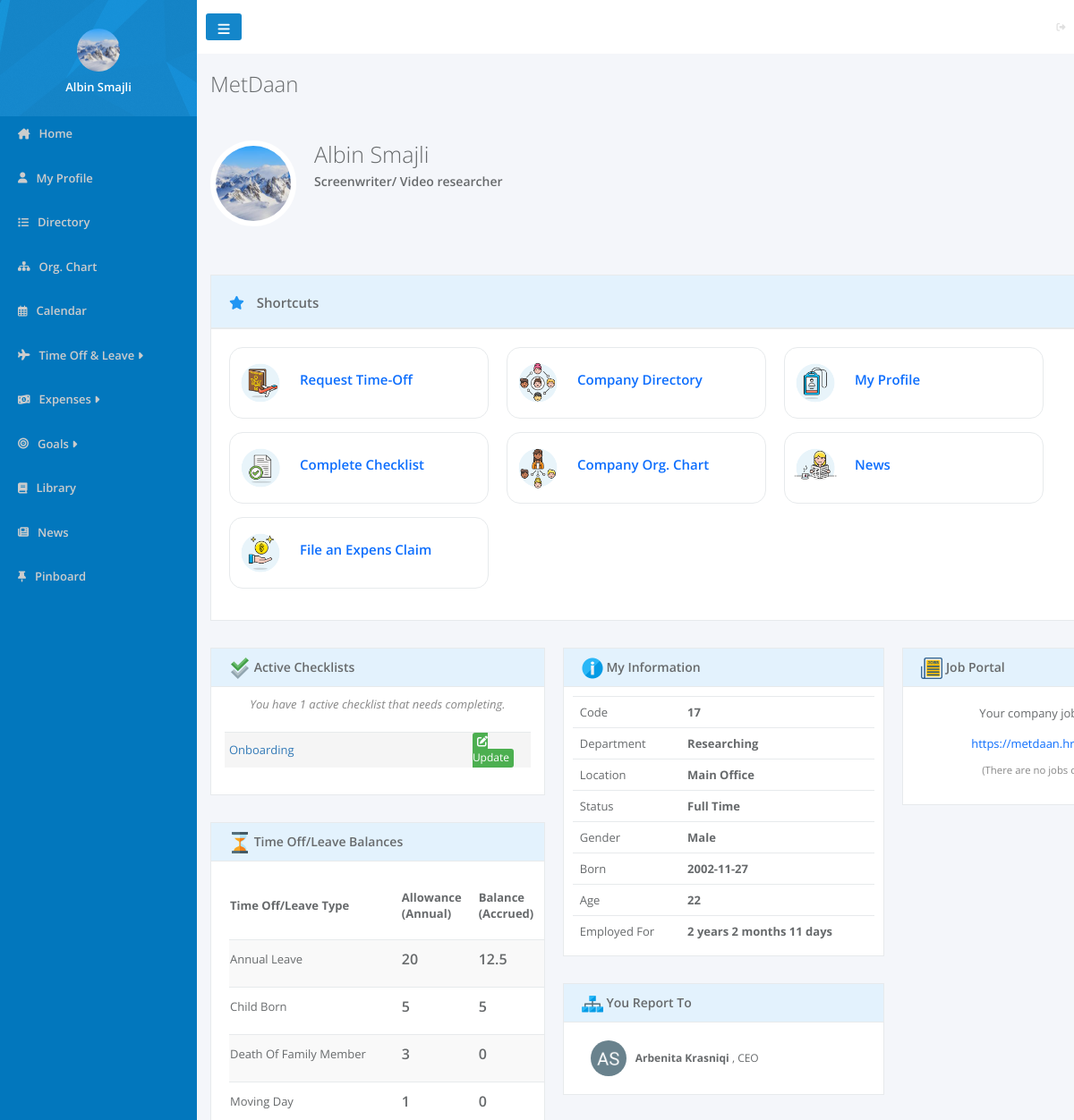
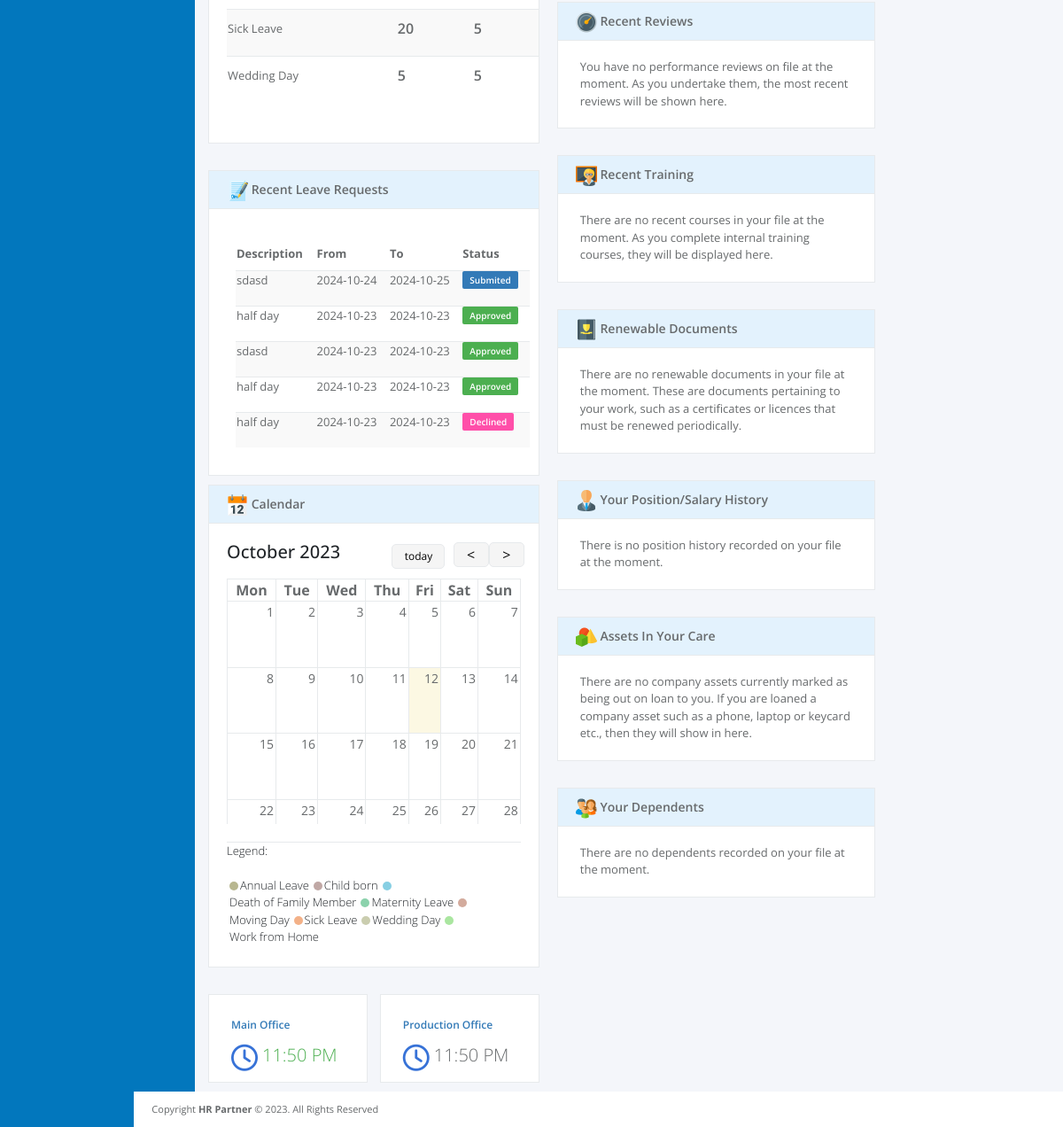
/pages/home.php (signed in), run on the app's committed database (2 pictures, top to bottom).
### tables this page shows
CREATE TABLE `users` (
  `user_id` int(100) NOT NULL,
  `image` varchar(500) DEFAULT NULL,
  `name` varchar(200) NOT NULL,
  `surname` varchar(200) NOT NULL,
  `email` varchar(200) NOT NULL,
  `password` varchar(500) NOT NULL,
  `Position_ID` int(11) DEFAULT NULL,
  `Departament_ID` int(11) DEFAULT NULL,
  `role` int(11) NOT NULL,
  `location` varchar(100) DEFAULT NULL,
  `status` varchar(100) DEFAULT NULL,
  `report_to` int(11) DEFAULT NULL,
  `gender` varchar(10) DEFAULT NULL,
  `born` date DEFAULT NULL,
  `started` date DEFAULT NULL,
  `company` int(11) DEFAULT NULL
);

CREATE TABLE `amountoftimeoff` (
  `id` int(11) NOT NULL,
  `allowance` double NOT NULL,
  `balance` double NOT NULL,
  `planned` double NOT NULL,
  `available` double DEFAULT NULL,
  `time_off_type` int(11) DEFAULT NULL,
  `user_id` int(11) DEFAULT NULL
);

CREATE TABLE `timeofftype` (
  `id` int(11) NOT NULL,
  `time_off` varchar(100) DEFAULT NULL,
  `company_id` int(11) DEFAULT NULL
);

CREATE TABLE `timeoffrequests` (
  `request_id` int(11) NOT NULL,
  `User_ID` int(11) NOT NULL,
  `Head_ID` int(11) NOT NULL,
  `leave_type` varchar(500) NOT NULL,
  `from` date NOT NULL,
  `to` date NOT NULL,
  `duration` double NOT NULL,
  `short_description` varchar(500) NOT NULL,
  `reason` varchar(500) NOT NULL,
  `status` varchar(100) NOT NULL,
  `checkedby` int(11) DEFAULT NULL,
  `checkDate` date DEFAULT NULL,
  `created` date DEFAULT NULL
);

CREATE TABLE `position` (
  `position_id` int(11) NOT NULL,
  `position_name` varchar(100) NOT NULL,
  `Departament_ID` int(11) NOT NULL
);

### pages/home.php (the view, shortened to what the rows shown need)
<?php
require_once '../config.php';
require 'Calendar.php';
$userId = $_SESSION['user_id'];
$companyId = $_SESSION['company'];
$calendar = new Calendar(new CurrentDate(), new CalendarDate());
$calendar->setSundayFirst(false);
$calendar->create();
$currentTime = date('h:i A');
$timeoffQuery = "SELECT * FROM timeofftype LEFT JOIN amountoftimeoff ON timeofftype.id = amountoftimeoff.time_off_type
    where company_id=$companyId and user_id=$userId
    ORDER BY timeofftype.time_off ASC";
$prep = $con->prepare($timeoffQuery);
$prep->execute();
$timeoffs = $prep->fetchAll();
$sql = "  SELECT * FROM users WHERE User_ID = $userId";
$prep = $con->prepare($sql);
$prep->execute();
$data2 = $prep->fetch();
$leaderID = $_SESSION['report_to'];
$sql = "SELECT * from users
        LEFT JOIN position ON users.Position_ID = position.position_id
        LEFT JOIN departament ON users.Departament_ID = departament.departament_id
        WHERE User_ID = $leaderID";
$prep = $con->prepare($sql);
$prep->execute();
$leaderData = $prep->fetch();
$leaderName = $leaderData["name"];
$leaderSurname = $leaderData["surname"];
$leaderPosition = $leaderData["position_name"];
$sql = "SELECT * From timeoffrequests
    WHERE User_ID =$userId
    ORDER BY timeoffrequests.request_id DESC LIMIT 0, 5";
$prep = $con->prepare($sql);
$prep->execute();
$requestDatas = $prep->fetchAll();
?>
<head>
    <link href="https://cdn.jsdelivr.net/npm/bootstrap@5.3.1/dist/css/bootstrap.min.css" rel="stylesheet"
>
    <link rel="stylesheet" href="../css/home.css">
</head>
<body>
    <div>
        <?php include '../template/sidebar.php' ?>
    </div>
    <div id="main">
        <div class="name">
            <?php echo "<h2>" . $_SESSION['company_name'] . "</h2>"; ?>
        </div>
        <div class="homeHead">
            <div class="image">
                <img src="../userIMG/<?= $data2['image'] ?>" alt="" width="120px" height="120px">
            </div>
            <div class="peronal">
                <?php echo '<h2>' . $_SESSION['name'] . '</h2>'; ?>
            </div>
        </div>
        <div class="thirdContainer">
            <div class="leftDiv">
                <div class="timeOff">
                    <div class="timeOffBody">
                        <table class="leavs">
                            <thead>
                                <tr>
                                    <td>Time Off/Leave Type</td>
                                    <td>Allowance <br> (Annual)</td>
                                    <td>Balance <br> (Accrued)</td>
                                </tr>
                            </thead>
                            <tbody>
                                <?php foreach ($timeoffs as $timeoff): ?>
                                    <tr>
                                        <td class="leavType"><?= $timeoff['time_off'] ?> </td>
                                        <td><?= $timeoff['allowance'] ?></td>
                                        <td><?= $timeoff['balance'] ?></td>
                                    </tr>
                                <?php endforeach; ?>
                            </tbody>
                        </table>
                    </div>
                </div>
                <div class="recentLeaveRequests">
                    <div class="recentLeaveRequestsBody">
                        <table class="recentLeave">
                            <thead>
                                <tr>
                                    <td>Description</td>
                                    <td>From</td>
                                    <td>To</td>
                                    <td>Status</td>
                                </tr>
                            </thead>
                            <tbody>
                                <?php foreach ($requestDatas as $requestData): ?>
                                    <tr>
                                        <td>
                                            <?= $requestData['short_description'] ?>
                                        </td>
                                        <td>
                                            <?= $requestData['from'] ?>
                                        </td>
                                        <td>
                                            <?= $requestData['to'] ?>
                                        </td>
                                        <td>
                                            <?php if ($requestData['status'] == 'Submited') { ?>
                                                <span class='submited'>
                                                    <?= $requestData['status'] ?>
                                                </span>
                                            <?php } elseif ($requestData['status'] == 'Approved') { ?>
                                                <span class='approved'>
                                                    <?= $requestData['status'] ?>
                                                </span>
                                            <?php } elseif ($requestData['status'] == 'Declined') { ?>
                                                <span class='decline'>
                                                    <?= $requestData['status'] ?>
                                                </span>
                                            <?php } ?>
                                        </td>
                                    </tr>
                                <?php endforeach; ?>
                            </tbody>
                        </table>
                    </div>
                </div>
                <div class="Calendar">
                    <div class="calendarBody">
                        <div class="calendarTableDiv">
                            <table class="calendarTable">
                                <thead>
                                    <?php foreach ($calendar->getDayLabels() as $dayLabel): ?>
                                        <th>
                                            <?php echo $dayLabel ?>
                                        </th>
                                    <?php endforeach; ?>
                                </thead>
                            </table>
                        </div>
                    </div>
                </div>
                <div class="clocks">
                    <div class="clock1">
                        <div class="clock1-2">
                            <?php echo '<h2>' . $currentTime . '</h2>' ?>
                        </div>
                    </div>
                    <div class="clock2">
                        <div class="clock2-2">
                            <?php echo '<h2>' . $currentTime . '</h2>' ?>
                        </div>
                    </div>
                </div>
            </div>
            <div class="midDiv">
                <div class="MyInfo">
                    <div class="MyInfoBody">
                        <div class="MyInfoContent">
                            <table class="personalInfo">
                                <tbody>
                                    <tr>
                                        <?php echo '<th>' . $_SESSION['user_id'] . '</th>'; ?>
                                    </tr>
                                    <tr>
                                        <?php echo '<th>' . $_SESSION['departament'] . '</th>'; ?>
                                    </tr>
                                    <tr>
                                        <?php echo '<th>' . $_SESSION['location'] . '</th>'; ?>
                                    </tr>
                                    <tr>
                                        <?php echo '<th>' . $_SESSION['status'] . '</th>'; ?>
                                    </tr>
                                    <tr>
                                        <?php if ($_SESSION['gender'] == null) {
                                            echo '<th>  N/A  </th>';
                                        } else {
                                            echo '<th>' . $_SESSION['gender'] . '</th>';
                                        } ?>
                                    </tr>
                                    <tr>
                                        <?php echo '<th>' . $_SESSION['born'] . '</th>'; ?>
                                    </tr>
                                    <tr>
                                        <td>Age</td>
                                        <?php
                                        if (!$_SESSION['born'] == null) {
                                            $currentDate = gmdate('Y-m-d');
                                            $currentDate = date_create($currentDate);
                                            $birthDay = $data2['born'];
                                            $birthDay = date_create($birthDay);
                                            $mosha = date_diff($birthDay, $currentDate);
                                            echo '<th>' . $mosha->y . '</th>';
                                        } else {
                                            echo '<th>  N/A  </th>';
                                        } ?>
                                    </tr>
                                    <tr>
                                        <td>Employed For</td>
                                        <?php
                                        $currentDate = gmdate('Y-m-d');
                                        $currentDate = date_create($currentDate);
                                        $startedDate = $data2['started'];
                                        $startedDate = date_create($startedDate);
                                        $worksFor = date_diff($startedDate, $currentDate);
                                        echo '<th>' . $worksFor->y . ' years ' . $worksFor->m . ' months ' . $worksFor->d . ' days' . '</th>';
                                        ?>
                                    </tr>
                                </tbody>
                            </table>
                        </div>
                    </div>
                </div>
                <div class="ReportsTo">
                    <div class="ReportsToBody">
                        <img src="../images/albin-smajli.png" alt="">
                        <p><Strong><?= $leaderName ?> <?= $leaderSurname ?> </Strong> , <?= $leaderPosition ?></p>
                    </div>
                </div>
            </div>
        </div>
    </div>
</body>
</html>

### template/sidebar.php (shortened to what the rows shown need)
<?php
$sql = "SELECT u.user_id, u.image from users u where user_id=$userId";
$prep = $con->prepare($sql);
$prep->execute();
$userImages = $prep->fetchAll();
?>
<head>
    <link rel="stylesheet" href="../css/index.css">
</head>
<div id="sidebar">
    <div id="profile">
        <?php foreach ($userImages as $userImage): ?>
            <img src="../userIMG/<?= $userImage['image'] ?>" alt="">
        <?php endforeach; ?>
        <?php echo "<h3>" . $_SESSION['name'] . "</h3>"; ?>
    </div>
</div>

### data on the page
users: image (picture), born "22", started "2", started "11"
amountoftimeoff: time_off_type.time_off "Annual Leave", allowance "20", balance "12.5"
amountoftimeoff: time_off_type.time_off "Child Born", allowance "5", balance "5"
amountoftimeoff: time_off_type.time_off "Death Of Family Member", allowance "3", balance "0"
amountoftimeoff: time_off_type.time_off "Moving Day", allowance "1", balance "0"
amountoftimeoff: time_off_type.time_off "Sick Leave", allowance "20", balance "5"
amountoftimeoff: time_off_type.time_off "Wedding Day", allowance "5", balance "5"
timeoffrequests: short_description "sdasd", from "2024-10-24", to "2024-10-25", status "Submited"
timeoffrequests: short_description "half day", from "2024-10-23", to "2024-10-23", status "Approved"
timeoffrequests: short_description "sdasd", from "2024-10-23", to "2024-10-23", status "Approved"
timeoffrequests: short_description "half day", from "2024-10-23", to "2024-10-23", status "Approved"
timeoffrequests: short_description "half day", from "2024-10-23", to "2024-10-23", status "Declined"
users: name "Arbenita", surname "Krasniqi", Position_ID.position_name "CEO"

### other printed values
$_SESSION['name'] "Albin Smajli"
$_SESSION['company_name'] "MetDaan"
$_SESSION['position'] "Screenwriter/ Video researcher"
$dayLabel "Mon"
$dayLabel "Tue"
$dayLabel "Wed"
$dayLabel "Thu"
$dayLabel "Fri"
$dayLabel "Sat"
$dayLabel "Sun"
$day['dayNumber'] "1"
$day['dayNumber'] "2"
$day['dayNumber'] "3"
$day['dayNumber'] "4"
$day['dayNumber'] "5"
